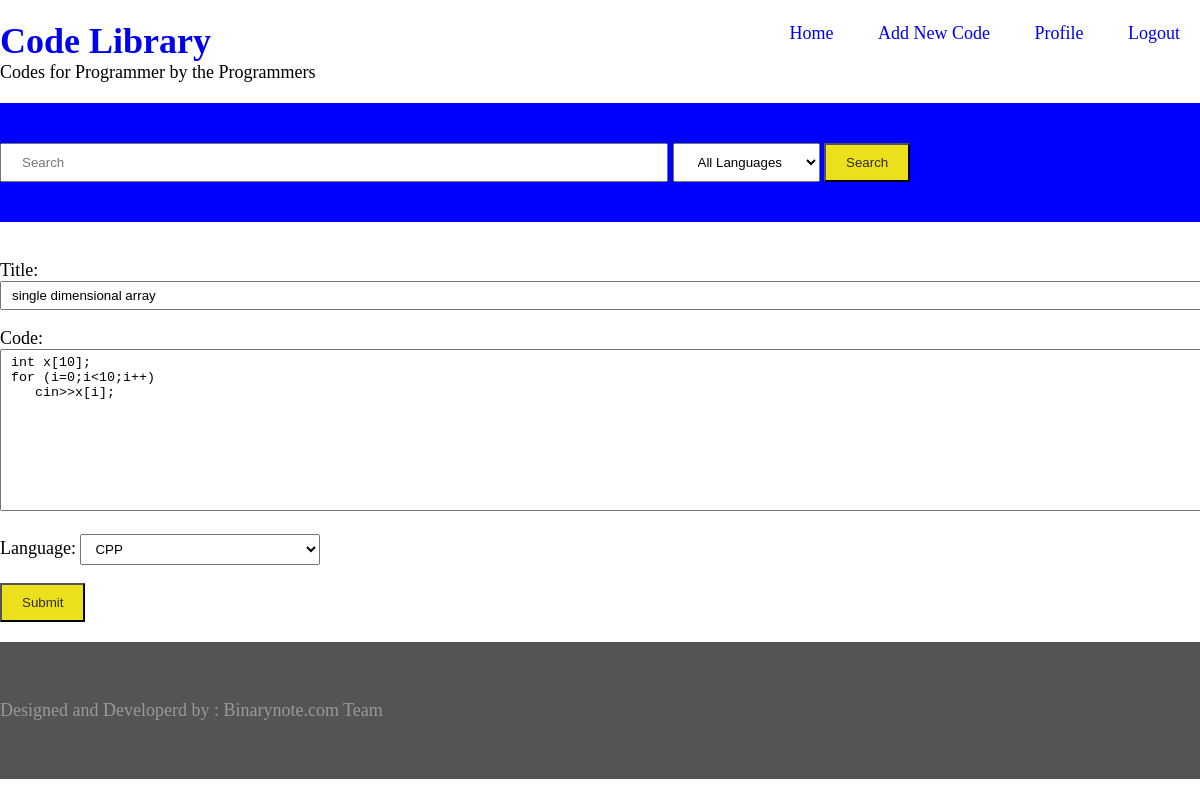
Screenshot of /2/update/ (signed in) with the database file from the repository.
### library/models.py (models this page shows, shortened)
class code(models.Model):
    STATUS = [('Dr', 'Draft'), ('Pub', 'Published')]
    language = models.ForeignKey('language', on_delete=models.CASCADE)
    title = models.CharField(max_length=250)
    code = models.TextField()
    keywords = TaggableManager()
    status = models.CharField(max_length=20, choices=STATUS, default='Dr')
    submitted_on = models.DateField(auto_now=True)
    updated_on = models.DateField(auto_now=False)
    author      =models.ForeignKey(User, default = 1, on_delete = models.CASCADE)

class language(models.Model):
    language = models.CharField(max_length=30)
    def __str__(self):
        return self.language

### library/views.py (the view)
# urls.py: path('<int:pk>/update/', updateCode.as_view(), name="update"),
class updateCode(LoginRequiredMixin, UpdateView):
    model = code
    fields = ('title', 'code', 'keywords', 'language')
    context_object_name = 'post'
    template_name = 'library/codeForm.html'
    success_url = reverse_lazy('home')

### library/templates/library/codeForm.html (shortened to what this page needs)
{% extends 'library/base.html' %}
    {% block content %}
        <form class="codeform" action="" method="POST">
            {{ form.as_p }}
            <button name="submit" type="submit" value="submit">Submit</button>
        </form>
    {% endblock %}

### library/static/css/style.css (style rules this page uses)
body { margin: 0; padding: 0; font-size: 18px; height: 100vh; }
.codeform { width: 100vw; max-width: 1300px; }
.codeform input { width: 100%; padding: 5px 10px; }
.codeform textarea { width: 100%; padding: 5px 10px; }
.codeform select { padding: 6px 10px; width: 20%; }
input, select, button { padding: 10px 20px; }
button { background: #ecdf1c; color: rgb(49, 45, 45); }

### rows the page displays
code: title "single dimensional array", code "int x[10]; for (i=0;i<10;i++) cin>>x[i];"
language: language "CPP"
